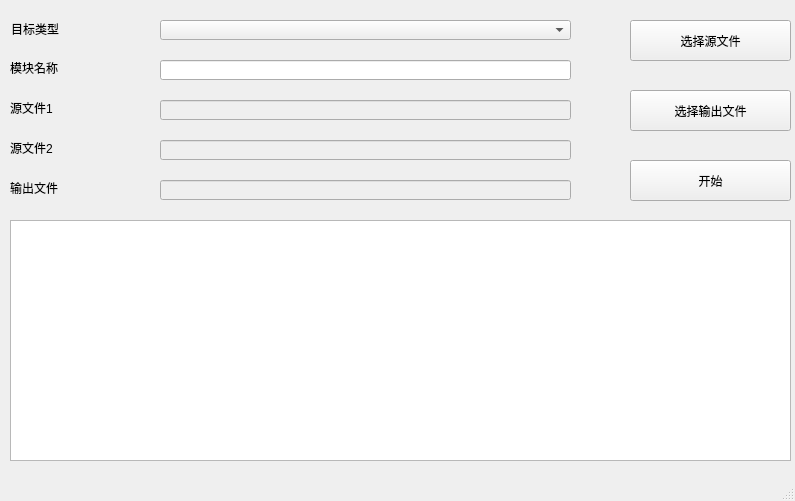
<?xml version="1.0" encoding="UTF-8"?>
<ui version="4.0">
 <class>MainWindow</class>
 <widget class="QMainWindow" name="MainWindow">
  <property name="geometry">
   <rect>
    <x>0</x>
    <y>0</y>
    <width>795</width>
    <height>501</height>
   </rect>
  </property>
  <property name="sizePolicy">
   <sizepolicy hsizetype="Fixed" vsizetype="Fixed">
    <horstretch>0</horstretch>
    <verstretch>0</verstretch>
   </sizepolicy>
  </property>
  <property name="minimumSize">
   <size>
    <width>795</width>
    <height>501</height>
   </size>
  </property>
  <property name="maximumSize">
   <size>
    <width>795</width>
    <height>501</height>
   </size>
  </property>
  <property name="windowTitle">
   <string>MainWindow</string>
  </property>
  <widget class="QWidget" name="centralwidget">
   <widget class="QPushButton" name="startPushButton">
    <property name="geometry">
     <rect>
      <x>630</x>
      <y>160</y>
      <width>161</width>
      <height>41</height>
     </rect>
    </property>
    <property name="text">
     <string>开始</string>
    </property>
   </widget>
   <widget class="QComboBox" name="destTypeComboBox">
    <property name="geometry">
     <rect>
      <x>160</x>
      <y>20</y>
      <width>411</width>
      <height>20</height>
     </rect>
    </property>
    <property name="sizePolicy">
     <sizepolicy hsizetype="Fixed" vsizetype="Fixed">
      <horstretch>0</horstretch>
      <verstretch>0</verstretch>
     </sizepolicy>
    </property>
   </widget>
   <widget class="QLabel" name="label">
    <property name="geometry">
     <rect>
      <x>11</x>
      <y>21</y>
      <width>131</width>
      <height>16</height>
     </rect>
    </property>
    <property name="sizePolicy">
     <sizepolicy hsizetype="Fixed" vsizetype="Fixed">
      <horstretch>0</horstretch>
      <verstretch>0</verstretch>
     </sizepolicy>
    </property>
    <property name="text">
     <string>目标类型</string>
    </property>
   </widget>
   <widget class="QLabel" name="label_2">
    <property name="geometry">
     <rect>
      <x>10</x>
      <y>60</y>
      <width>131</width>
      <height>16</height>
     </rect>
    </property>
    <property name="sizePolicy">
     <sizepolicy hsizetype="Fixed" vsizetype="Fixed">
      <horstretch>0</horstretch>
      <verstretch>0</verstretch>
     </sizepolicy>
    </property>
    <property name="text">
     <string>模块名称</string>
    </property>
   </widget>
   <widget class="QLabel" name="label_3">
    <property name="geometry">
     <rect>
      <x>10</x>
      <y>180</y>
      <width>131</width>
      <height>16</height>
     </rect>
    </property>
    <property name="sizePolicy">
     <sizepolicy hsizetype="Fixed" vsizetype="Fixed">
      <horstretch>0</horstretch>
      <verstretch>0</verstretch>
     </sizepolicy>
    </property>
    <property name="text">
     <string>输出文件</string>
    </property>
   </widget>
   <widget class="QLineEdit" name="destFilelineEdit">
    <property name="enabled">
     <bool>false</bool>
    </property>
    <property name="geometry">
     <rect>
      <x>160</x>
      <y>180</y>
      <width>411</width>
      <height>20</height>
     </rect>
    </property>
    <property name="sizePolicy">
     <sizepolicy hsizetype="Fixed" vsizetype="Fixed">
      <horstretch>0</horstretch>
      <verstretch>0</verstretch>
     </sizepolicy>
    </property>
   </widget>
   <widget class="QLabel" name="label_4">
    <property name="geometry">
     <rect>
      <x>10</x>
      <y>100</y>
      <width>131</width>
      <height>16</height>
     </rect>
    </property>
    <property name="sizePolicy">
     <sizepolicy hsizetype="Fixed" vsizetype="Fixed">
      <horstretch>0</horstretch>
      <verstretch>0</verstretch>
     </sizepolicy>
    </property>
    <property name="text">
     <string>源文件1</string>
    </property>
   </widget>
   <widget class="QLineEdit" name="srcFileLineEdit1">
    <property name="enabled">
     <bool>false</bool>
    </property>
    <property name="geometry">
     <rect>
      <x>160</x>
      <y>100</y>
      <width>411</width>
      <height>20</height>
     </rect>
    </property>
    <property name="sizePolicy">
     <sizepolicy hsizetype="Fixed" vsizetype="Fixed">
      <horstretch>0</horstretch>
      <verstretch>0</verstretch>
     </sizepolicy>
    </property>
   </widget>
   <widget class="QLabel" name="label_5">
    <property name="geometry">
     <rect>
      <x>10</x>
      <y>140</y>
      <width>131</width>
      <height>16</height>
     </rect>
    </property>
    <property name="sizePolicy">
     <sizepolicy hsizetype="Fixed" vsizetype="Fixed">
      <horstretch>0</horstretch>
      <verstretch>0</verstretch>
     </sizepolicy>
    </property>
    <property name="text">
     <string>源文件2</string>
    </property>
   </widget>
   <widget class="QLineEdit" name="srcFileLineEdit2">
    <property name="enabled">
     <bool>false</bool>
    </property>
    <property name="geometry">
     <rect>
      <x>160</x>
      <y>140</y>
      <width>411</width>
      <height>20</height>
     </rect>
    </property>
    <property name="sizePolicy">
     <sizepolicy hsizetype="Fixed" vsizetype="Fixed">
      <horstretch>0</horstretch>
      <verstretch>0</verstretch>
     </sizepolicy>
    </property>
   </widget>
   <widget class="QPushButton" name="addSrcFilePushButton">
    <property name="geometry">
     <rect>
      <x>630</x>
      <y>20</y>
      <width>161</width>
      <height>41</height>
     </rect>
    </property>
    <property name="text">
     <string>选择源文件</string>
    </property>
   </widget>
   <widget class="QPushButton" name="addDestFilePushButton">
    <property name="geometry">
     <rect>
      <x>630</x>
      <y>90</y>
      <width>161</width>
      <height>41</height>
     </rect>
    </property>
    <property name="text">
     <string>选择输出文件</string>
    </property>
   </widget>
   <widget class="QTextEdit" name="logMessageTextEdit">
    <property name="enabled">
     <bool>true</bool>
    </property>
    <property name="geometry">
     <rect>
      <x>10</x>
      <y>220</y>
      <width>781</width>
      <height>241</height>
     </rect>
    </property>
    <property name="sizePolicy">
     <sizepolicy hsizetype="Fixed" vsizetype="Fixed">
      <horstretch>0</horstretch>
      <verstretch>0</verstretch>
     </sizepolicy>
    </property>
    <property name="readOnly">
     <bool>true</bool>
    </property>
   </widget>
   <widget class="QLineEdit" name="moduleTypeLineEdit">
    <property name="geometry">
     <rect>
      <x>160</x>
      <y>60</y>
      <width>411</width>
      <height>20</height>
     </rect>
    </property>
    <property name="sizePolicy">
     <sizepolicy hsizetype="Fixed" vsizetype="Fixed">
      <horstretch>0</horstretch>
      <verstretch>0</verstretch>
     </sizepolicy>
    </property>
   </widget>
  </widget>
  <widget class="QMenuBar" name="menubar">
   <property name="geometry">
    <rect>
     <x>0</x>
     <y>0</y>
     <width>795</width>
     <height>23</height>
    </rect>
   </property>
  </widget>
  <widget class="QStatusBar" name="statusbar"/>
 </widget>
 <tabstops>
  <tabstop>destTypeComboBox</tabstop>
  <tabstop>moduleTypeLineEdit</tabstop>
  <tabstop>addSrcFilePushButton</tabstop>
  <tabstop>addDestFilePushButton</tabstop>
  <tabstop>startPushButton</tabstop>
  <tabstop>srcFileLineEdit1</tabstop>
  <tabstop>srcFileLineEdit2</tabstop>
  <tabstop>destFilelineEdit</tabstop>
 </tabstops>
 <resources/>
 <connections>
  <connection>
   <sender>destTypeComboBox</sender>
   <signal>currentIndexChanged(int)</signal>
   <receiver>MainWindow</receiver>
   <slot>destTypeChanged(int)</slot>
   <hints>
    <hint type="sourcelabel">
     <x>217</x>
     <y>52</y>
    </hint>
    <hint type="destinationlabel">
     <x>482</x>
     <y>104</y>
    </hint>
   </hints>
  </connection>
  <connection>
   <sender>startPushButton</sender>
   <signal>clicked()</signal>
   <receiver>MainWindow</receiver>
   <slot>startMakedownloadFile()</slot>
   <hints>
    <hint type="sourcelabel">
     <x>711</x>
     <y>186</y>
    </hint>
    <hint type="destinationlabel">
     <x>499</x>
     <y>192</y>
    </hint>
   </hints>
  </connection>
  <connection>
   <sender>addSrcFilePushButton</sender>
   <signal>clicked()</signal>
   <receiver>MainWindow</receiver>
   <slot>addSrcFile()</slot>
   <hints>
    <hint type="sourcelabel">
     <x>664</x>
     <y>73</y>
    </hint>
    <hint type="destinationlabel">
     <x>511</x>
     <y>38</y>
    </hint>
   </hints>
  </connection>
  <connection>
   <sender>addDestFilePushButton</sender>
   <signal>clicked()</signal>
   <receiver>MainWindow</receiver>
   <slot>chooseDestFile()</slot>
   <hints>
    <hint type="sourcelabel">
     <x>698</x>
     <y>145</y>
    </hint>
    <hint type="destinationlabel">
     <x>784</x>
     <y>169</y>
    </hint>
   </hints>
  </connection>
  <connection>
   <sender>moduleTypeLineEdit</sender>
   <signal>textEdited(QString)</signal>
   <receiver>MainWindow</receiver>
   <slot>editModuleNameSlot()</slot>
   <hints>
    <hint type="sourcelabel">
     <x>171</x>
     <y>93</y>
    </hint>
    <hint type="destinationlabel">
     <x>121</x>
     <y>117</y>
    </hint>
   </hints>
  </connection>
 </connections>
 <slots>
  <slot>destTypeChanged(int)</slot>
  <slot>startMakedownloadFile()</slot>
  <slot>addSrcFile()</slot>
  <slot>chooseDestFile()</slot>
  <slot>editModuleNameSlot()</slot>
 </slots>
</ui>
